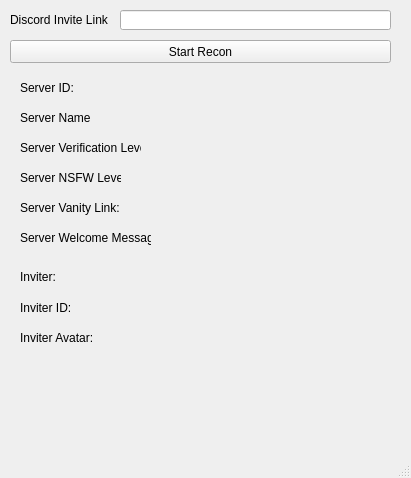
<?xml version="1.0" encoding="UTF-8"?>
<ui version="4.0">
 <class>MainWindow</class>
 <widget class="QMainWindow" name="MainWindow">
  <property name="geometry">
   <rect>
    <x>0</x>
    <y>0</y>
    <width>411</width>
    <height>478</height>
   </rect>
  </property>
  <property name="windowTitle">
   <string>Discord Invite Recon Tool by ef1500</string>
  </property>
  <property name="windowIcon">
   <iconset>
    <normaloff>dlogo.png</normaloff>dlogo.png</iconset>
  </property>
  <widget class="QWidget" name="centralwidget">
   <widget class="QLineEdit" name="lineEdit">
    <property name="geometry">
     <rect>
      <x>120</x>
      <y>10</y>
      <width>271</width>
      <height>20</height>
     </rect>
    </property>
   </widget>
   <widget class="QLabel" name="label">
    <property name="geometry">
     <rect>
      <x>10</x>
      <y>10</y>
      <width>111</width>
      <height>20</height>
     </rect>
    </property>
    <property name="text">
     <string>Discord Invite Link</string>
    </property>
   </widget>
   <widget class="QPushButton" name="pushButton">
    <property name="geometry">
     <rect>
      <x>10</x>
      <y>40</y>
      <width>381</width>
      <height>23</height>
     </rect>
    </property>
    <property name="text">
     <string>Start Recon</string>
    </property>
    <property name="icon">
     <iconset>
      <normaloff>ok.png</normaloff>ok.png</iconset>
    </property>
   </widget>
   <widget class="QLabel" name="label_2">
    <property name="geometry">
     <rect>
      <x>20</x>
      <y>80</y>
      <width>61</width>
      <height>16</height>
     </rect>
    </property>
    <property name="text">
     <string>Server ID:</string>
    </property>
   </widget>
   <widget class="QLabel" name="label_3">
    <property name="geometry">
     <rect>
      <x>20</x>
      <y>110</y>
      <width>71</width>
      <height>16</height>
     </rect>
    </property>
    <property name="text">
     <string>Server Name:</string>
    </property>
   </widget>
   <widget class="QLabel" name="label_4">
    <property name="geometry">
     <rect>
      <x>20</x>
      <y>140</y>
      <width>121</width>
      <height>16</height>
     </rect>
    </property>
    <property name="text">
     <string>Server Verification Level:</string>
    </property>
   </widget>
   <widget class="QLabel" name="label_5">
    <property name="geometry">
     <rect>
      <x>20</x>
      <y>170</y>
      <width>101</width>
      <height>16</height>
     </rect>
    </property>
    <property name="text">
     <string>Server NSFW Level:</string>
    </property>
   </widget>
   <widget class="QLabel" name="label_6">
    <property name="geometry">
     <rect>
      <x>20</x>
      <y>200</y>
      <width>101</width>
      <height>16</height>
     </rect>
    </property>
    <property name="text">
     <string>Server Vanity Link:</string>
    </property>
   </widget>
   <widget class="QLabel" name="label_7">
    <property name="geometry">
     <rect>
      <x>20</x>
      <y>230</y>
      <width>131</width>
      <height>16</height>
     </rect>
    </property>
    <property name="text">
     <string>Server Welcome Message:</string>
    </property>
   </widget>
   <widget class="QLabel" name="label_8">
    <property name="geometry">
     <rect>
      <x>20</x>
      <y>270</y>
      <width>47</width>
      <height>13</height>
     </rect>
    </property>
    <property name="text">
     <string>Inviter:</string>
    </property>
   </widget>
   <widget class="QLabel" name="label_9">
    <property name="geometry">
     <rect>
      <x>20</x>
      <y>300</y>
      <width>61</width>
      <height>16</height>
     </rect>
    </property>
    <property name="text">
     <string>Inviter ID:</string>
    </property>
   </widget>
   <widget class="QLabel" name="label_10">
    <property name="geometry">
     <rect>
      <x>20</x>
      <y>330</y>
      <width>81</width>
      <height>16</height>
     </rect>
    </property>
    <property name="text">
     <string>Inviter Avatar:</string>
    </property>
   </widget>
   <widget class="QLabel" name="server_id">
    <property name="geometry">
     <rect>
      <x>90</x>
      <y>80</y>
      <width>311</width>
      <height>16</height>
     </rect>
    </property>
    <property name="text">
     <string/>
    </property>
   </widget>
   <widget class="QLabel" name="server_name">
    <property name="geometry">
     <rect>
      <x>100</x>
      <y>110</y>
      <width>291</width>
      <height>16</height>
     </rect>
    </property>
    <property name="text">
     <string/>
    </property>
   </widget>
   <widget class="QLabel" name="server_veri_level">
    <property name="geometry">
     <rect>
      <x>160</x>
      <y>140</y>
      <width>241</width>
      <height>16</height>
     </rect>
    </property>
    <property name="text">
     <string/>
    </property>
   </widget>
   <widget class="QLabel" name="nsfw_level">
    <property name="geometry">
     <rect>
      <x>130</x>
      <y>170</y>
      <width>261</width>
      <height>16</height>
     </rect>
    </property>
    <property name="text">
     <string/>
    </property>
   </widget>
   <widget class="QLabel" name="server_vanity">
    <property name="geometry">
     <rect>
      <x>120</x>
      <y>200</y>
      <width>271</width>
      <height>16</height>
     </rect>
    </property>
    <property name="text">
     <string/>
    </property>
   </widget>
   <widget class="QLabel" name="server_welcome_msg">
    <property name="geometry">
     <rect>
      <x>160</x>
      <y>230</y>
      <width>241</width>
      <height>16</height>
     </rect>
    </property>
    <property name="text">
     <string/>
    </property>
   </widget>
   <widget class="QLabel" name="inviter">
    <property name="geometry">
     <rect>
      <x>70</x>
      <y>270</y>
      <width>321</width>
      <height>16</height>
     </rect>
    </property>
    <property name="text">
     <string/>
    </property>
   </widget>
   <widget class="QLabel" name="inviter_id">
    <property name="geometry">
     <rect>
      <x>80</x>
      <y>300</y>
      <width>311</width>
      <height>16</height>
     </rect>
    </property>
    <property name="text">
     <string/>
    </property>
   </widget>
   <widget class="QLabel" name="inviter_avatar">
    <property name="geometry">
     <rect>
      <x>100</x>
      <y>330</y>
      <width>301</width>
      <height>16</height>
     </rect>
    </property>
    <property name="text">
     <string/>
    </property>
   </widget>
  </widget>
  <widget class="QMenuBar" name="menubar">
   <property name="geometry">
    <rect>
     <x>0</x>
     <y>0</y>
     <width>411</width>
     <height>21</height>
    </rect>
   </property>
  </widget>
  <widget class="QStatusBar" name="statusbar"/>
 </widget>
 <resources/>
 <connections/>
</ui>
